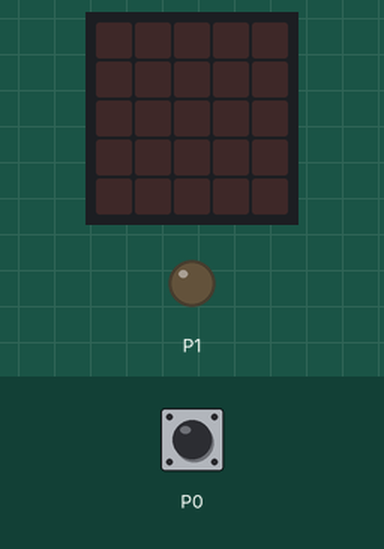
Recording of a program running on a simulated BBC micro:bit (MakeCode). Shown: the board's 5×5 LED display, output pins drawn as LEDs (lit = HIGH). Inputs (shaded band) come from the test bench.

Above: at 1.2 s.
1.3 s: touch pin P0 pressed for 0.15 s
At 1.7 s:
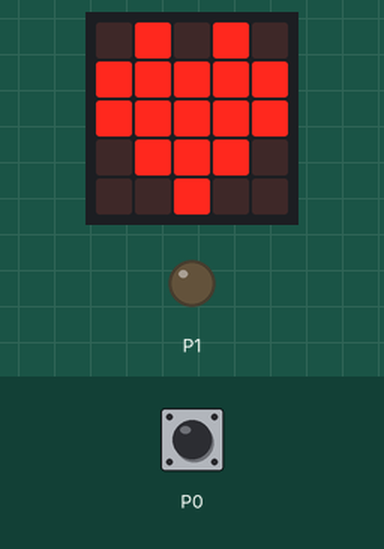
3.4 s: touch pin P0 pressed for 1 s
At 4.5 s:
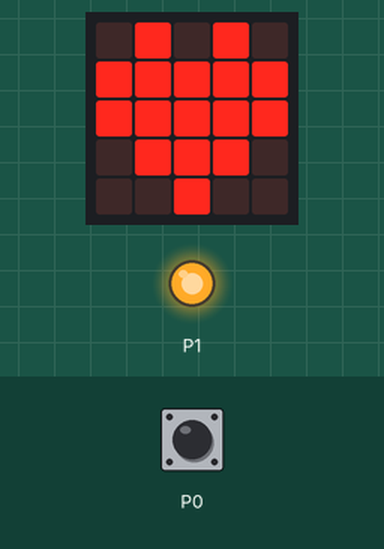
6.1 s: touch pin P0 pressed for 3.2 s
At 10.6 s:
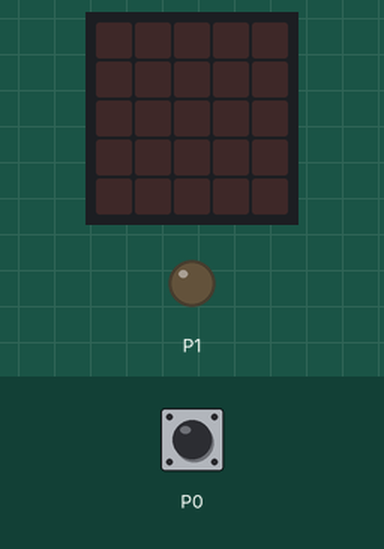
Timing chart, 0 to 12.1 s (numbered marks = the images above; inputs shaded):
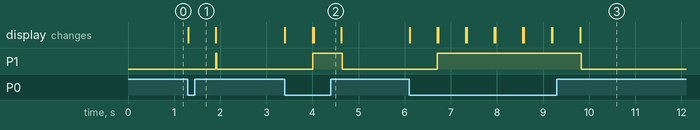

Measured:
- after the input at 1.3 s, P1: LOW → HIGH after 0.60 s, → LOW 0.02 s later; the display: changes at once (image 1)
- after the input at 3.4 s, P1: LOW → HIGH after 0.60 s, → LOW 0.64 s later; the display: changes at once (image 2)
- after the input at 6.1 s, P1: LOW → HIGH after 0.60 s, → LOW 3.1 s later; the display: first changes at once (image 3 shows a later state)

The program:

main.ts
```typescript
let x = 1023
basic.forever(function () {
    if (input.pinIsPressed(TouchPin.P0)) {
        basic.showIcon(IconNames.Heart)
        pins.analogWritePin(AnalogPin.P1, x)
        basic.clearScreen()
    } else {
        pins.analogWritePin(AnalogPin.P1, 0)
    }
})
```

test.ts
```typescript
// tests gaan hier; deze zal niet worden gecompileerd wanneer dit pakket wordt gebruikt als extensie.
```
